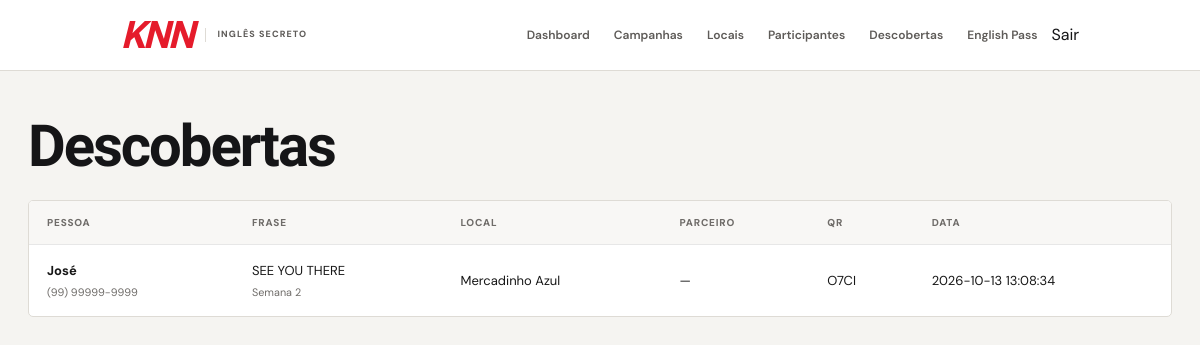
Screenshot of /admin/descobertas (signed in) with the database file from the repository.
### tables this page shows
CREATE TABLE descobertas (
            id INTEGER PRIMARY KEY AUTOINCREMENT,
            usuario_id INTEGER NOT NULL,
            campanha_id INTEGER NOT NULL,
            local_id INTEGER NOT NULL,
            qr_code_id INTEGER NOT NULL,
            data_hora TEXT NOT NULL DEFAULT CURRENT_TIMESTAMP,

            FOREIGN KEY (usuario_id)
                REFERENCES usuarios(id)
                ON DELETE CASCADE,

            FOREIGN KEY (campanha_id)
                REFERENCES campanhas(id)
                ON DELETE CASCADE,

            FOREIGN KEY (local_id)
                REFERENCES locais(id)
                ON DELETE CASCADE,

            FOREIGN KEY (qr_code_id)
                REFERENCES qr_codes(id)
                ON DELETE CASCADE,

            UNIQUE(usuario_id, campanha_id)
        );

CREATE TABLE usuarios (
            id INTEGER PRIMARY KEY AUTOINCREMENT,
            nome TEXT NOT NULL,
            whatsapp TEXT NOT NULL,
            email TEXT,
            data_cadastro TEXT NOT NULL DEFAULT CURRENT_TIMESTAMP
        , idade INTEGER);

CREATE TABLE campanhas (
            id INTEGER PRIMARY KEY AUTOINCREMENT,
            codigo TEXT NOT NULL UNIQUE,
            nome TEXT NOT NULL,
            semana INTEGER NOT NULL,
            frase TEXT NOT NULL,
            traducao TEXT NOT NULL,
            data_inicio TEXT,
            data_fim TEXT,
            ativa INTEGER NOT NULL DEFAULT 0,
            data_criacao TEXT NOT NULL DEFAULT CURRENT_TIMESTAMP
        , opcao_a TEXT, opcao_b TEXT, opcao_c TEXT, resposta_correta TEXT DEFAULT 'A');

CREATE TABLE locais (
            id INTEGER PRIMARY KEY AUTOINCREMENT,
            nome TEXT NOT NULL,
            endereco TEXT,
            parceiro TEXT,
            ativo INTEGER NOT NULL DEFAULT 1
        );

CREATE TABLE qr_codes (
            id INTEGER PRIMARY KEY AUTOINCREMENT,
            codigo TEXT NOT NULL UNIQUE,
            campanha_id INTEGER NOT NULL,
            local_id INTEGER NOT NULL,
            data_criacao TEXT NOT NULL DEFAULT CURRENT_TIMESTAMP,

            FOREIGN KEY (campanha_id)
                REFERENCES campanhas(id)
                ON DELETE CASCADE,

            FOREIGN KEY (local_id)
                REFERENCES locais(id)
                ON DELETE CASCADE
        );

### app.py (the view)
@app.route("/admin/descobertas")
@admin_required
def descobertas():
    connection = get_connection()
    lista = connection.execute(
        """
        SELECT
            descobertas.*,
            usuarios.nome AS usuario_nome,
            usuarios.whatsapp,
            campanhas.frase,
            campanhas.semana,
            locais.nome AS local_nome,
            locais.parceiro,
            qr_codes.codigo AS qr_codigo
        FROM descobertas
        INNER JOIN usuarios
            ON usuarios.id = descobertas.usuario_id
        INNER JOIN campanhas
            ON campanhas.id = descobertas.campanha_id
        INNER JOIN locais
            ON locais.id = descobertas.local_id
        INNER JOIN qr_codes
            ON qr_codes.id = descobertas.qr_code_id
        ORDER BY descobertas.data_hora DESC
        """
    ).fetchall()
    connection.close()
    return render_template(
        "admin/descobertas.html",
        descobertas=lista
    )

### app.py (called while the page is built)
@app.before_request
def validar_tamanho_de_entrada():
    for field, value in request.form.items():
        limit = FIELD_MAX_LENGTHS.get(field, 2000)
        if len(value) > limit:
            return make_response("Um dos campos excede o tamanho permitido.", 413)

@app.before_request
def desativar_campanhas_expiradas():
    hoje = datetime.now().strftime("%Y-%m-%d")
    connection = get_connection()
    connection.execute(
        """
        UPDATE campanhas
        SET ativa = 0
        WHERE ativa = 1
          AND data_fim != ''
          AND data_fim IS NOT NULL
          AND data_fim < ?
        """,
        (hoje,)
    )
    connection.commit()
    connection.close()

def admin_required(function):
    @wraps(function)
    def decorated_function(*args, **kwargs):
        if not session.get("admin_logged"):
            return redirect(
                url_for("admin_login")
            )
        return function(*args, **kwargs)
    return decorated_function

### database.py (called while the page is built, shortened)
def get_connection():
    os.makedirs(os.path.dirname(os.path.abspath(DATABASE_PATH)), exist_ok=True)
    connection = sqlite3.connect(DATABASE_PATH)
    connection.row_factory = sqlite3.Row
    connection.execute("PRAGMA foreign_keys = ON")
    return connection

### templates/admin/descobertas.html (shortened to what this page needs)
{% extends "base.html" %}
{% block content %}
<div class="admin-header">
    <div>
        <h1>
            Descobertas
        </h1>
    </div>
</div>
<div class="table-container">
    <table>
        <thead>
            <tr>
                <th>
                    Pessoa
                </th>
                <th>
                    Frase
                </th>
                <th>
                    Local
                </th>
                <th>
                    Parceiro
                </th>
                <th>
                    QR
                </th>
                <th>
                    Data
                </th>
            </tr>
        </thead>
        <tbody>
            {% for descoberta in descobertas %}
            <tr>
                <td>
                    <strong>
                        {{ descoberta.usuario_nome }}
                    </strong>
                    <small>
                        {{ descoberta.whatsapp }}
                    </small>
                </td>
                <td>
                    {{ descoberta.frase }}
                    <small>
                        Semana {{ descoberta.semana }}
                    </small>
                </td>
                <td>
                    {{ descoberta.local_nome }}
                </td>
                <td>
                    {{ descoberta.parceiro or '—' }}
                </td>
                <td>
                    {{ descoberta.qr_codigo }}
                </td>
                <td>
                    {{ descoberta.data_hora }}
                </td>
            </tr>
            {% else %}
            <tr>
                <td colspan="6" class="empty-table">
                    Nenhuma descoberta registrada.
                </td>
            </tr>
            {% endfor %}
        </tbody>
    </table>
</div>
{% endblock %}

### static/css/style.css (style rules this page uses)
:root { --knn-red: #ed1b2f; --knn-red-dark: #c9001d; --knn-red-deep: #a90018; --knn-red-light: #fff0f2; --black: #111111; --text: #171717; --text-soft: #5f5f5f; --muted: #858585; --white: #ffffff; --background: #f7f7f7; --surface: #ffffff; --border: #e7e7e7; --border-dark: #d5d5d5; --green: #159447; --green-light: #eaf8ef; --yellow: #f0a800; --yellow-light: #fff7df; --blue: var(--knn-red); --blue-dark: var(--knn-red-dark); --blue-light: var(--knn-red-light); --red: var(--knn-red); --red-dark: var(--knn-red-dark); --pink: #ff3150; --pink-light: #fff0f2; --max-width: 1180px; --radius-sm: 8px; --radius-md: 14px; --radius-lg: 20px; --shadow-sm: 0 2px 10px rgba(0, 0, 0, 0.06); --shadow-md: 0 8px 30px rgba(0, 0, 0, 0.08); }
* { box-sizing: border-box; margin: 0; padding: 0; }
html { scroll-behavior: smooth; }
body { min-height: 100vh; font-family: "DM Sans", Arial, sans-serif; font-size: 16px; line-height: 1.5; color: var(--text); background: var(--background); -webkit-font-smoothing: antialiased; }
.admin-header { display: flex; align-items: flex-end; justify-content: space-between; gap: 24px; margin-bottom: 32px; }
.admin-header h1 { font-size: clamp(32px, 5vw, 48px); line-height: 1; letter-spacing: -2px; font-weight: 800; }
.table-container { width: 100%; overflow-x: auto; }
table { width: 100%; border-collapse: collapse; text-align: left; }
table th { padding: 14px 18px; border-bottom: 1px solid var(--border); background: #fafafa; color: var(--text-soft); font-size: 12px; font-weight: 800; text-transform: uppercase; letter-spacing: 0.5px; white-space: nowrap; }
table td { padding: 16px 18px; border-bottom: 1px solid var(--border); color: var(--text); vertical-align: middle; }
table tr:last-child td { border-bottom: 0; }
table tbody tr { transition: background 0.15s ease; }

### static/css/public.css (style rules this page uses)
:root { --p-red: #e51b2b; --p-red-dark: #bb1020; --p-ink: #141416; --p-cream: #f7f5f1; --p-line: #dedbd5; --p-muted: #68666a; }

### static/css/admin.css (style rules this page uses)
.admin-page { --admin-red: #e51b2b; --admin-ink: #151517; --admin-paper: #f5f4f1; --admin-line: #dedbd5; --admin-muted: #6f6c69; background: var(--admin-paper); color: var(--admin-ink); font-family: "DM Sans", Arial, sans-serif; }
.admin-page .admin-header { margin-bottom: 29px; }
.admin-page .admin-header h1 { font: 800 clamp(40px, 5vw, 58px)/.85 "Barlow Condensed", Impact, sans-serif; letter-spacing: -.035em; }
.admin-page .table-container, .admin-page .admin-section { border: 1px solid var(--admin-line); border-radius: 5px; background: #fff; box-shadow: none; }
.admin-page table th { background: #f8f7f5; color: var(--admin-muted); font-size: 10px; letter-spacing: .08em; }
.admin-page table td { font-size: 13px; }
.admin-page table td small { display: block; margin-top: 3px; color: var(--admin-muted); }

### rows the page displays
descobertas: usuario_nome "José", whatsapp "(99) 99999-9999", frase "SEE YOU THERE", semana "2", local_nome "Mercadinho Azul", parceiro "—", qr_codigo "O7CI", data_hora "2026-10-13 13:08:34"
